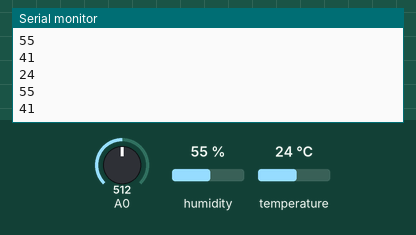
Recording of a sketch running on a simulated Arduino Uno, built with avr-gcc and run on an emulated ATmega328P. Parts: the last lines printed to the serial monitor. Inputs (shaded band) come from the test bench; at power-on: humidity 55 %, A0 = 512, temperature 24 °C.

Above: at 10.8 s.
10.9 s: humidity set to 22 %
At 20.7 s:
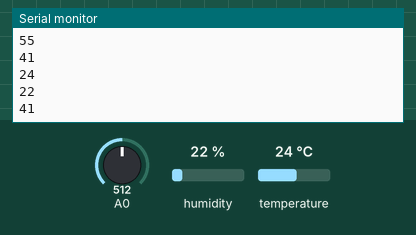
20.9 s: A0 set to 716
At 30.6 s:
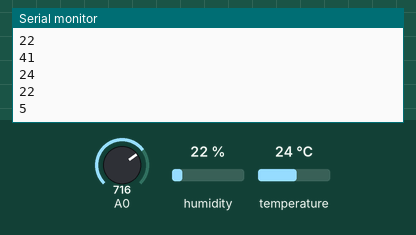
30.9 s: temperature set to 12 °C
40.9 s: A0 set to 900
At 42.8 s:
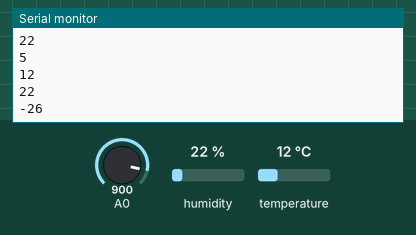
50.9 s: humidity set to 40 %
At 55.0 s:
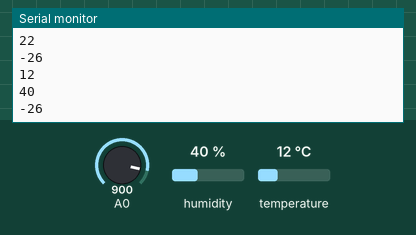
Timing chart, 0 to 56.5 s (numbered marks = the images above; inputs shaded):
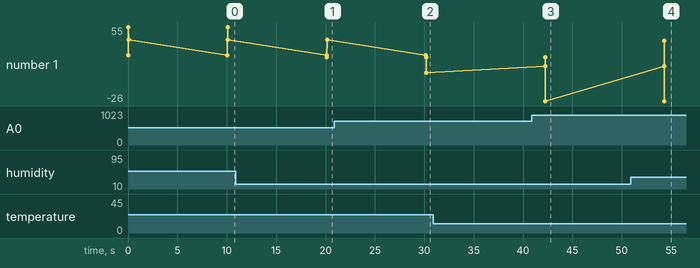

The sketch:

sensory.ino
```cpp
#include "Adafruit_Sensor.h"
/*Unified Adafruit sensor library, for the temperature and humidity sensor*/
#include "Adafruit_AM2320.h"
/*Specific library for the temperature and humidity sensor*/
Adafruit_AM2320 am2320 = Adafruit_AM2320();
/*Shortens the AM2320 sensor function call*/
bool water = false;
/*Initialises flag for watering*/
void setup() {
  Serial.begin(9600);
/*Sets standard baud rate for reading from Serial*/
  while (!Serial) {
    delay(1000);
  }
/*While not transmitting over Serial impose a 1 second delay*/
  pinMode(0, OUTPUT);
  pinMode(1, OUTPUT);
/*Sets pins 0,1 as an output, for soil moisture sensor & watering*/
  digitalWrite(0, LOW);
  digitalWrite(1, LOW);
/*Sets pins 0,1 to off, prevents powering the moisture sensor & pump*/
  am2320.begin();
/*Calls temperature and humidity sensor to connect via I2C*/
}
void loop() {
  water = false;
/*Resets watering flag every time data is recorded*/
  Serial.println(temperature());
  Serial.println(humidity());
  Serial.println(moisture());
/*Output returned values from functions to Serial*/
  if (water == true) {
    water_plant();
/*Calls function to water if flag is true*/
  }
  delay(10000);
/*Imposes 10 second delay, then repeats*/
}
int temperature() {
  int current_temperature = am2320.readTemperature();
/*Save temperature gathered from sensor as variable*/
  return current_temperature;
/*Return saved temperature variable to main loop*/
}
int humidity() {
  int relative_humidity = am2320.readHumidity();
/*Save humidity gathered from sensor as variable*/
  return relative_humidity;
/*Return saved humidity variable to main loop*/
}
int moisture() {
  digitalWrite(0, HIGH);
/*Turns sensor on by providing power to pin*/
  delay(10);
/*Allow 0.1 seconds for sensor to power on*/
  int soil_moisture = analogRead(A0);
/*Reads value from A0 pin which is moisture sensor*/
  digitalWrite(0, LOW);
/*Turns off moisture sensor*/
  int relative_moisture = map(soil_moisture,750,180,0,100);
/*Turns off moisture sensor*/
  if (relative_moisture < 30) {
    water = true;
  }
  return relative_moisture;
}
void water_plant() {
  digitalWrite(1, HIGH);
/*Turns on pump*/
  delay(2000);
/*Waits 2 seconds to pump water*/
  digitalWrite(1, LOW);
/*Turns pump off*/
}
```

Measured:
- after the input at 10.9 s, the serial monitor: prints a new line after 9.2 s (image 1)
- after the input at 20.9 s, the serial monitor: prints a new line after 9.3 s (image 2)
- after the input at 40.9 s, the serial monitor: prints a new line after 1.4 s (image 3)
- after the input at 50.9 s, the serial monitor: prints a new line after 3.4 s (image 4)
- plotted number 1: 41 → 5 after the input at 20.9 s, 5 → -26 after the input at 40.9 s
